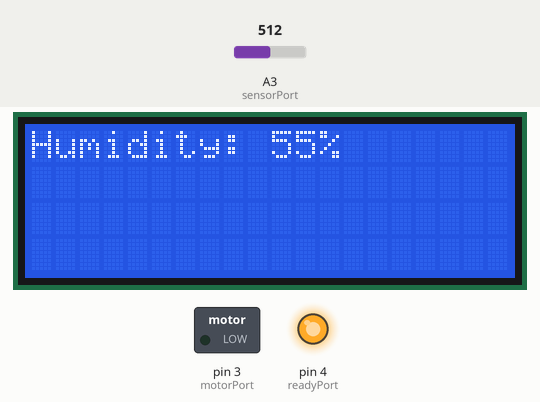
This sketch was run on a simulated Arduino Uno, built with avr-gcc and run on an emulated ATmega328P. Parts: 20×4 character LCD, switched loads named in the sketch (green lamp = pin HIGH), output pins drawn as LEDs (lit = HIGH). The test bench sets the inputs (shaded band); at power-on: A3 (sensorPort) = 512. Pins used as bus, display or sensor lines are not drawn; what the sketch prints to the serial monitor is not drawn.

Above: at 1.2 s.
1.3 s: A3 (sensorPort) set to 917
At 2.5 s:
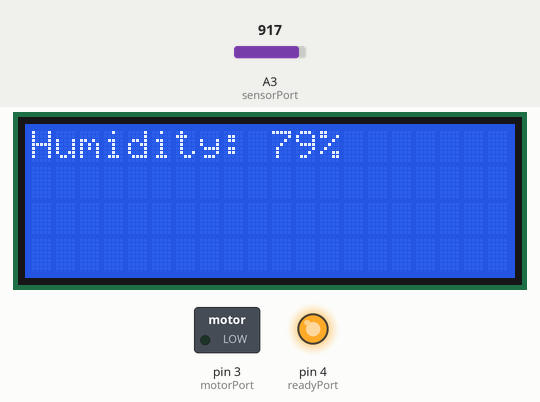
3.5 s: A3 (sensorPort) set to 944
At 4.9 s:
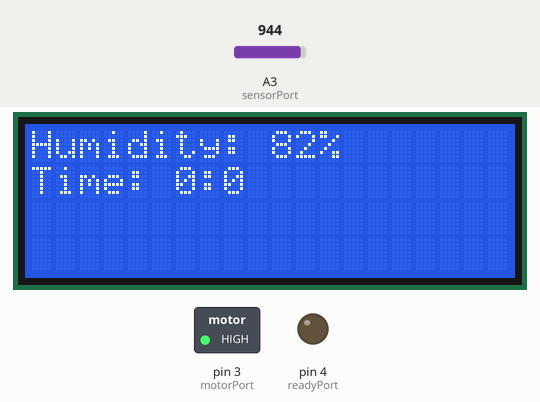
7.6 s: A3 (sensorPort) set to 824
At 9.0 s:
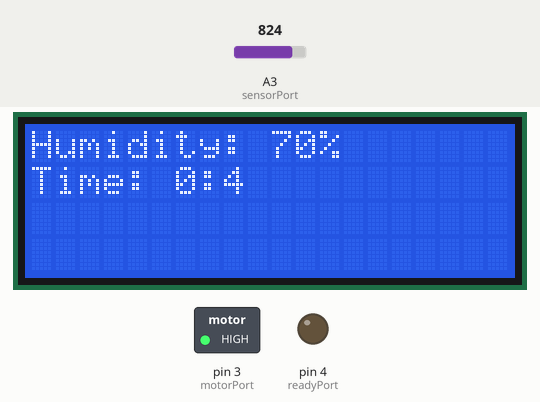
10.7 s: A3 (sensorPort) set to 805
At 12.5 s:
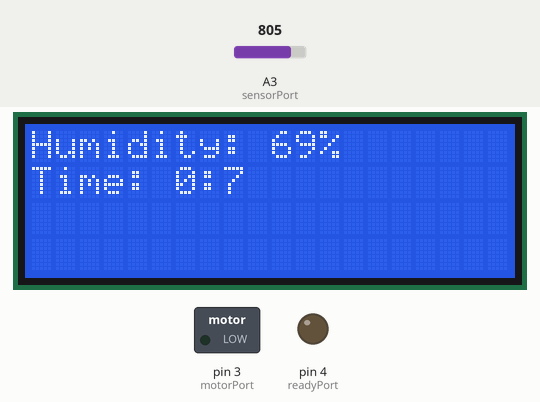
Timing chart, 0 to 13.7 s (numbered marks = the images above; inputs shaded):
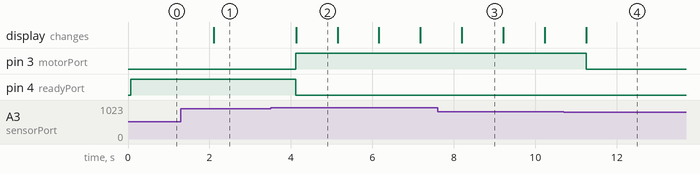

Measured:
- the behaviour switches between 931 and 932 on A3 (sensorPort) (found by bisection; images 1 and 2)
- the behaviour switches between 814 and 813 on A3 (sensorPort) (found by bisection; images 3 and 4)
- after the input at 1.3 s, the display: changes after 0.80 s (image 1)
- after the input at 3.5 s, pin 3 (motorPort): LOW → HIGH after 0.62 s; pin 4 (readyPort): HIGH → LOW after 0.62 s; the display: changes after 0.63 s (image 2)
- after the input at 10.7 s, pin 3 (motorPort): HIGH → LOW after 0.55 s
- what the display in image 2 shows lasts 1.0 s, from 4.1 s to 5.1 s

The sketch:

deleteme.ino
```cpp
#include <stdint.h>
#include <Wire.h>  // Comes with Arduino IDE
#include <LiquidCrystal_I2C.h>
LiquidCrystal_I2C lcd(0x27, 2, 1, 0, 4, 5, 6, 7, 3, POSITIVE);  // Set the LCD I2C address


#define sensorPort A3
#define powerPort 2
#define motorPort 3
#define readyPort 4

#define GRACETIME 60 * 60
#define STARTHUMIDITY 80
#define ENDHUMIDITY 70
// keep motor on for maximum one hour
#define MAXMOTOR 60 * 60

void setup() {
  // put your setup code here, to run once:
  Serial.begin(115200);
  lcd.begin(20,4);   // initialize the lcd for 16 chars 2 lines, turn on backlight
  pinMode(powerPort, OUTPUT);
  pinMode(sensorPort, INPUT);
  pinMode(motorPort, OUTPUT);
  pinMode(readyPort, OUTPUT);
  lcd.setCursor(0,0); //Start at character 4 on line 0
  lcd.print("Humidity: ");
  digitalWrite(readyPort, HIGH);
}

// 30% = 900k, voltage = 0.271
// 40% = 270k, voltage = 0.802
// 50% = 81k, voltage = 1.908
// 60% = 33k, voltage = 3.012
// 70% = 13k 3.968
// 80% = 5k3 4.521
// 90% = 2k2 4.789
// 95% = 1k5 4.854

int reading;
int sensorReading;
uint8_t motorStarted = 0;
uint16_t graceTime = 0;
uint8_t started = 0;
uint16_t timeOn = 0;
void loop() {
  Serial.print("started: ");
  Serial.print(started);
  Serial.print(" timeOn: ");
  Serial.print(timeOn);
  Serial.print(" graceTime: ");
  Serial.print(graceTime);
  digitalWrite(powerPort, HIGH);
  sensorReading = analogRead(sensorPort);
  reading = map(sensorReading, 0, 1024, 0, 500);
  Serial.print(" voltage: ");
  Serial.print(reading);
  Serial.print(" Humidity: ");
  if (reading <= 27) {
    reading = 30;
  } else if (reading > 27 && reading <= 80) {
    reading = map(reading, 27, 80, 30, 40);
  } else if (reading > 80 && reading <= 191) {
    reading = map(reading, 80, 191, 40, 50);
  } else if (reading > 191 && reading < 301) {
    reading = map(reading, 191, 301, 50, 60);
  } else if (reading >= 301 && reading < 397) {
    reading = map(reading, 301, 397, 60, 70);
  } else if (reading >= 397 && reading < 452) {
    reading = map(reading, 397, 452, 70, 80);
  } else if (reading >= 452 && reading < 479) {
    reading = map(reading, 452, 479, 80, 90);
  } else {
    reading = 95;
  }

  lcd.setCursor(10,0);
  lcd.print("   ");
  lcd.setCursor(10,0);
  lcd.print(reading);
  lcd.print('%');
  Serial.print(reading);
  Serial.println("% RH");
  digitalWrite(powerPort, LOW);

  if ((!started) && (reading > STARTHUMIDITY && graceTime == 0)) {
    started = 1;
    digitalWrite(motorPort, HIGH);
    timeOn = 0;
    digitalWrite(readyPort, LOW);
    graceTime = 1;
  }

  if (started) {
    lcd.setCursor(0,1);
    lcd.print("Time: ");
    lcd.print(timeOn / 60);
    lcd.print(":");
    lcd.print(timeOn % 60);
    timeOn++;
  } else {
    if (graceTime) {
      graceTime--;
    } else {
      digitalWrite(readyPort, HIGH);
    }
  }

  if ((started) && (reading < ENDHUMIDITY || timeOn > MAXMOTOR)) {
    started = 0;
    digitalWrite(motorPort, LOW);
    graceTime = GRACETIME;
    graceTime = 60;
    digitalWrite(readyPort, LOW);
  }

  delay(1000);
}
```
